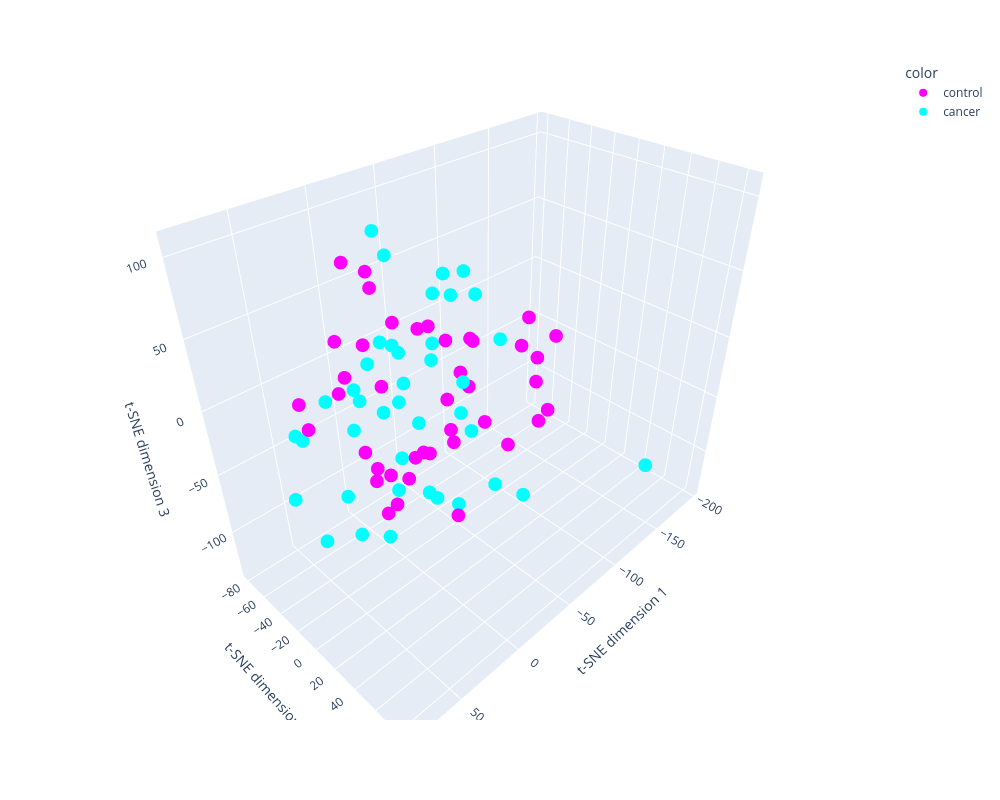

The notebook cell this image was saved under:
### Code cell
import plotly.express as px
fig = px.scatter_3d(x=X_embedded[:,0], y=X_embedded[:,1], z=X_embedded[:,2],
              color=tmp_train['Class'],color_discrete_sequence=["magenta", "cyan"])
fig.update_traces(marker_size = 8)
fig.update_layout(autosize=False,
        width=1000,
        height=800,
    scene = dict(
#         zaxis = dict(range=[-80,80]),
#     yaxis = dict(range=[-80,80]),
        xaxis_title='t-SNE dimension 1',
        yaxis_title='t-SNE dimension 2',
        zaxis_title='t-SNE dimension 3',
    ),
)
# fig.show()

### Figure 1 — Plotly figure (JSON) as saved in the notebook; plotly's stock layout.template omitted (floating-point values rounded to 4 significant figures)
{"data": [{"hovertemplate": "color=control<br>x=%{x}<br>y=%{y}<br>z=%{z}<extra></extra>", "legendgroup": "control", "marker": {"color": "magenta", "size": 8, "symbol": "circle"}, "mode": "markers", "name": "control", "scene": "scene", "showlegend": true, "type": "scatter3d", "x": [-55.49, -67.68, -23.57, -25.55, -17.38, -14.74, -29.73, -20.7, -103.3, -93.14, -2.156, -32.01, -83.04, -72.41, -36.39, 25.31, -26.18, -0.1855, 36.77, -50.81, 33.91, -19.93, -28.1, -19.9, -24.33, -38.78, -73.6, 21.73, 28.53, 5.673, 14.2, 81.86, -15.5, -38.42, -19.38, 8.417, 14.39, 16.91, 5.291, 19.18, 5.024], "y": [-6.094, -21.31, 4.045, -13.39, -37.27, -80.88, -77.53, -61.95, 21.48, 6.717, -72.92, 27.94, 23.9, 32.76, -36.56, 64.7, -65.89, -45.75, 16.27, 39.01, -73.37, 10.53, -36.17, 8.022, -22.35, -0.1467, -29.18, 58.76, -31.62, -16.15, -56.7, 18.8, -5.297, 71.17, 80.87, 84.85, -33.9, -20.82, -35.06, -2.124, -2.505], "z": [20.35, 10.25, 39.09, 40.49, 36.46, 62.39, 52.0, 49.58, 15.31, 27.16, -14.05, -12.09, 9.066, 0.2551, 24.36, -25.47, -29.62, 24.18, -49.31, 38.97, -17.76, -21.13, -76.24, 0.6832, -61.12, 7.471, -34.71, 20.54, 45.41, -84.52, -10.7, 39.79, -46.76, 16.49, 24.29, 26.36, -45.25, -59.91, -65.27, -41.9, -53.74]}, {"hovertemplate": "color=cancer<br>x=%{x}<br>y=%{y}<br>z=%{z}<extra></extra>", "legendgroup": "cancer", "marker": {"color": "cyan", "size": 8, "symbol": "circle"}, "mode": "markers", "name": "cancer", "scene": "scene", "showlegend": true, "type": "scatter3d", "x": [-22.01, -15.76, 23.56, -5.658, 23.71, -45.84, -73.58, -68.82, 8.808, 2.33, 5.587, -106.6, 67.63, 35.38, 64.11, 60.25, 44.54, 31.89, 37.43, -195.8, -21.78, 56.9, 51.56, 75.02, 13.61, 35.52, 39.44, -65.09, 5.262, 20.0, 67.34, 4.123, 8.836, -11.07, 13.67, 10.34, 16.71, -45.84, -36.35, 35.81], "y": [30.56, 28.4, 45.59, 84.02, 4.48, -15.02, -52.59, -58.24, 52.76, -23.31, -9.802, -31.22, 32.99, 13.91, -21.15, -35.84, 46.74, 25.51, -35.46, 46.18, -35.83, 55.05, 52.73, 7.779, 20.95, -11.81, 2.976, -28.57, 25.65, -14.22, -35.74, 42.31, 21.52, 5.305, -11.49, -0.2637, -35.67, 1.773, 33.05, -26.82], "z": [80.15, 95.21, 66.34, -17.81, 58.78, 53.01, 43.92, 28.91, 49.39, 106.9, 98.38, -11.54, -32.55, -71.34, -0.08109, -7.285, 80.69, 69.68, 5.949, -134.9, -10.02, 7.311, 23.85, -50.86, 8.075, -3.275, 27.31, -52.89, 59.31, 34.4, -52.54, -46.08, -47.25, -75.58, -1.782, 10.0, 4.079, -41.32, -62.03, -64.84]}], "layout": {"autosize": false, "height": 800, "legend": {"title": {"text": "color"}, "tracegroupgap": 0}, "margin": {"t": 60}, "scene": {"domain": {"x": [0, 1], "y": [0, 1]}, "xaxis": {"title": {"text": "t-SNE dimension 1"}}, "yaxis": {"title": {"text": "t-SNE dimension 2"}}, "zaxis": {"title": {"text": "t-SNE dimension 3"}}}, "width": 1000}}
